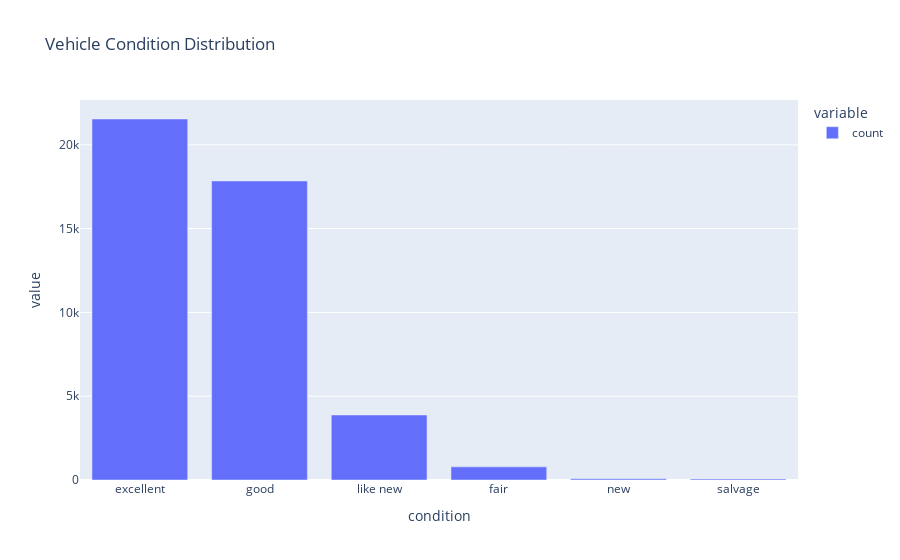

Here is the notebook cell this chart was saved with:
### Code cell
# 3. Bar Chart: Vehicle Condition Distribution
fig_bar = px.bar(df['condition'].value_counts(), title="Vehicle Condition Distribution")
fig_bar.show()

### Figure 1 — Plotly figure (JSON) as saved in the notebook; plotly's stock layout.template omitted (floating-point values rounded to 4 significant figures)
{"data": [{"alignmentgroup": "True", "hovertemplate": "variable=count<br>condition=%{x}<br>value=%{y}<extra></extra>", "legendgroup": "count", "marker": {"color": "#636efa", "pattern": {"shape": ""}}, "name": "count", "offsetgroup": "count", "orientation": "v", "showlegend": true, "textposition": "auto", "type": "bar", "x": ["excellent", "good", "like new", "fair", "new", "salvage"], "xaxis": "x", "y": [21543, 17845, 3879, 784, 73, 60], "yaxis": "y"}], "layout": {"barmode": "relative", "legend": {"title": {"text": "variable"}, "tracegroupgap": 0}, "title": {"text": "Vehicle Condition Distribution"}, "xaxis": {"anchor": "y", "domain": [0, 1], "title": {"text": "condition"}}, "yaxis": {"anchor": "x", "domain": [0, 1], "title": {"text": "value"}}}}
